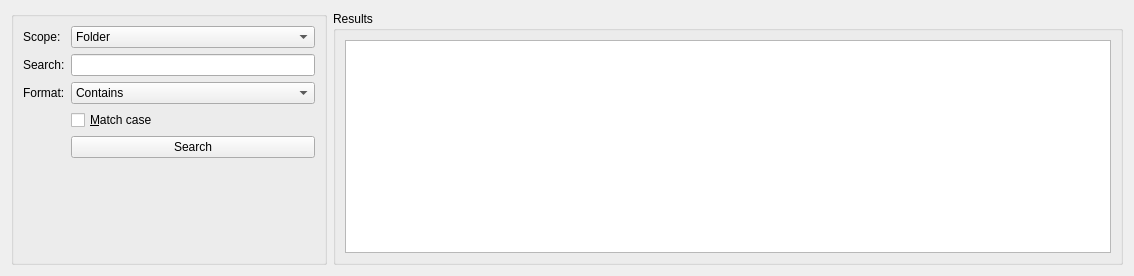
<?xml version="1.0" encoding="UTF-8"?>
<ui version="4.0">
 <class>SearchTab</class>
 <widget class="QWidget" name="SearchTab">
  <property name="geometry">
   <rect>
    <x>0</x>
    <y>0</y>
    <width>1134</width>
    <height>276</height>
   </rect>
  </property>
  <property name="windowTitle">
   <string>Form</string>
  </property>
  <layout class="QHBoxLayout" name="horizontalLayout_2">
   <item>
    <widget class="QGroupBox" name="groupSearchControls">
     <property name="sizePolicy">
      <sizepolicy hsizetype="Expanding" vsizetype="Expanding">
       <horstretch>2</horstretch>
       <verstretch>0</verstretch>
      </sizepolicy>
     </property>
     <property name="minimumSize">
      <size>
       <width>250</width>
       <height>170</height>
      </size>
     </property>
     <property name="title">
      <string/>
     </property>
     <layout class="QFormLayout" name="formLayout">
      <property name="fieldGrowthPolicy">
       <enum>QFormLayout::FieldGrowthPolicy::ExpandingFieldsGrow</enum>
      </property>
      <item row="0" column="0">
       <widget class="QLabel" name="label">
        <property name="text">
         <string>Scope: </string>
        </property>
       </widget>
      </item>
      <item row="0" column="1">
       <widget class="QComboBox" name="scopeComboBox">
        <property name="sizePolicy">
         <sizepolicy hsizetype="Expanding" vsizetype="Fixed">
          <horstretch>0</horstretch>
          <verstretch>0</verstretch>
         </sizepolicy>
        </property>
        <item>
         <property name="text">
          <string>Folder</string>
         </property>
        </item>
        <item>
         <property name="text">
          <string>Current file</string>
         </property>
        </item>
        <item>
         <property name="text">
          <string>All open files</string>
         </property>
        </item>
       </widget>
      </item>
      <item row="1" column="0">
       <widget class="QLabel" name="label_2">
        <property name="text">
         <string>Search:</string>
        </property>
       </widget>
      </item>
      <item row="1" column="1">
       <widget class="QLineEdit" name="searchLineEdit"/>
      </item>
      <item row="2" column="1">
       <widget class="QComboBox" name="searchTypeComboBox">
        <property name="sizePolicy">
         <sizepolicy hsizetype="Expanding" vsizetype="Fixed">
          <horstretch>0</horstretch>
          <verstretch>0</verstretch>
         </sizepolicy>
        </property>
        <property name="editable">
         <bool>false</bool>
        </property>
        <item>
         <property name="text">
          <string>Contains</string>
         </property>
        </item>
        <item>
         <property name="text">
          <string>Regular expression</string>
         </property>
        </item>
        <item>
         <property name="text">
          <string>Equals</string>
         </property>
        </item>
        <item>
         <property name="text">
          <string>Starts with</string>
         </property>
        </item>
        <item>
         <property name="text">
          <string>Ends with</string>
         </property>
        </item>
       </widget>
      </item>
      <item row="2" column="0">
       <widget class="QLabel" name="label_3">
        <property name="text">
         <string>Format:</string>
        </property>
       </widget>
      </item>
      <item row="3" column="1">
       <widget class="QCheckBox" name="checkBoxCase">
        <property name="text">
         <string>&amp;Match case</string>
        </property>
       </widget>
      </item>
      <item row="4" column="1">
       <widget class="QPushButton" name="searchButton">
        <property name="sizePolicy">
         <sizepolicy hsizetype="Expanding" vsizetype="Fixed">
          <horstretch>0</horstretch>
          <verstretch>0</verstretch>
         </sizepolicy>
        </property>
        <property name="text">
         <string>Search</string>
        </property>
       </widget>
      </item>
     </layout>
    </widget>
   </item>
   <item>
    <widget class="QGroupBox" name="groupResults">
     <property name="sizePolicy">
      <sizepolicy hsizetype="Preferred" vsizetype="Preferred">
       <horstretch>5</horstretch>
       <verstretch>0</verstretch>
      </sizepolicy>
     </property>
     <property name="title">
      <string>Results</string>
     </property>
     <layout class="QHBoxLayout" name="horizontalLayout">
      <item>
       <widget class="QTreeView" name="resultsView">
        <property name="editTriggers">
         <set>QAbstractItemView::EditTrigger::NoEditTriggers</set>
        </property>
        <property name="uniformRowHeights">
         <bool>true</bool>
        </property>
        <attribute name="headerDefaultSectionSize">
         <number>150</number>
        </attribute>
       </widget>
      </item>
     </layout>
    </widget>
   </item>
  </layout>
 </widget>
 <resources/>
 <connections/>
</ui>
